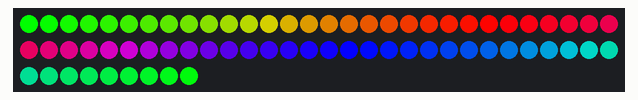
This sketch was run on a simulated Arduino Uno, built with avr-gcc and run on an emulated ATmega328P. Parts: 69 RGB LEDs in strip order, left to right, continuing on the next row.

Above: at 16.4 s.

The sketch:

latest_code_10_15_14v3.ino
```cpp
// rainbow only with old code

#include <Adafruit_NeoPixel.h>

#define PIN 5
/*------------------------------------------------------------*/
double first = 0;
double second = 0;
double initalValue = 50;
double tempValue = 1;
double value = initalValue;
double valueIncre = -1;
boolean isBlink = false;

Adafruit_NeoPixel strip = Adafruit_NeoPixel(69, PIN, NEO_GRB + NEO_KHZ800);
/*------------------------------------------------------------*/
int analogPin = A5; // pin for msgeq7 input
int strobePin = 3; // msgeq7 strobe pin for cycling through channels
int resetPin = 4; // reset pin of the msgeq7
int numberOfChannels = 7; // number of channels in msgeq7
int spectrumValue[7]; // array to store the 7 values of the 7 channels

int resetDelay = 80; // delay of resetting MSGEQ7 in microseconds
int strobeDelay_USec = 15; // delay to settle input recording in microseconds

int breakPoint = 500; // lower cut off point of output number
int counter = 0; // counter of averaging breakPoint
int sumValues = 0; // current sum of values
int minValue =  130;

float sumValueChange = 1.1; // multiply average value by this
/*------------------------------------------------------------*/
int switcherPin = 13; // switch to turn off sound reactive
/*------------------------------------------------------------*/

void setup() {
  delay(3000); // safe bootup

  Serial.begin(9600);

  pinMode(switcherPin, INPUT);

  strip.begin();
  strip.show(); // Initialize all pixels to 'off'

  // turn on pins for msgeq7
  pinMode(analogPin, INPUT);
  pinMode(strobePin, OUTPUT);
  pinMode(resetPin, OUTPUT);

  digitalWrite(resetPin, LOW);
  digitalWrite(strobePin, HIGH);
}
/*------------------------------------------------------------*/
void loop() {
  rainbowCycle();
}

/*------------------------------------------------------------*/
void rainbowCycle() {
  for(int j=0; j<256*5; j++) { // 5 cycles of all colors on wheel
    for(int i=0;i<strip.numPixels();i++) {
        value = 1;
        strip.setPixelColor(i, Wheel(((i * 256 / strip.numPixels()) + j) & 255));
    }

    strip.show();
  }
}

/*------------------------------------------------------------*/
uint32_t Wheel(byte WheelPos) {
  if(WheelPos < 85) {
    first = (WheelPos * 3) / value;
    second = (255 - WheelPos * 3) / value;
    return strip.Color(first, second, 0);
  } else if(WheelPos < 170) {
     WheelPos -= 85;
     first = (WheelPos * 3) / value;
     second = (255 - WheelPos * 3) / value;
     return strip.Color(second, 0, first);
  } else {
     WheelPos -= 170;
     first = (WheelPos * 3) / value;
     second = (255 - WheelPos * 3) / value;
     return strip.Color(0, first, second);
  }
}

/*------------------------------------------------------------*/
void msgeq7(){
    digitalWrite(resetPin, HIGH);
    delayMicroseconds(resetDelay);
    digitalWrite(resetPin, LOW);

     for(int i=0;i<numberOfChannels;i++){
       // start reading channel by changing strobe to low
       digitalWrite(strobePin,LOW);
       // allows input to settle to get accurate reading
       delayMicroseconds(strobeDelay_USec);
       // read value of current pin from msgeq7
       spectrumValue[i]=analogRead(analogPin);
       // print out value to serial monitor

       sumValues += spectrumValue[i];

       if(i>numberOfChannels-2){
         // take average of values and reset counter/sum values
         breakPoint = (sumValues/numberOfChannels)*sumValueChange;
         sumValues = 0;
       } // else set average of break point and reset value
       // strobe pin high the low to go to next channel on msgeq7
       digitalWrite(strobePin, HIGH);
     } // for each input do this

     //for(int i=0;i<numberOfChannels;i++){Serial.print(spectrumValue[i]);Serial.print(" ");}
     //Serial.println();
     //Serial.println(breakPoint);
}
```
